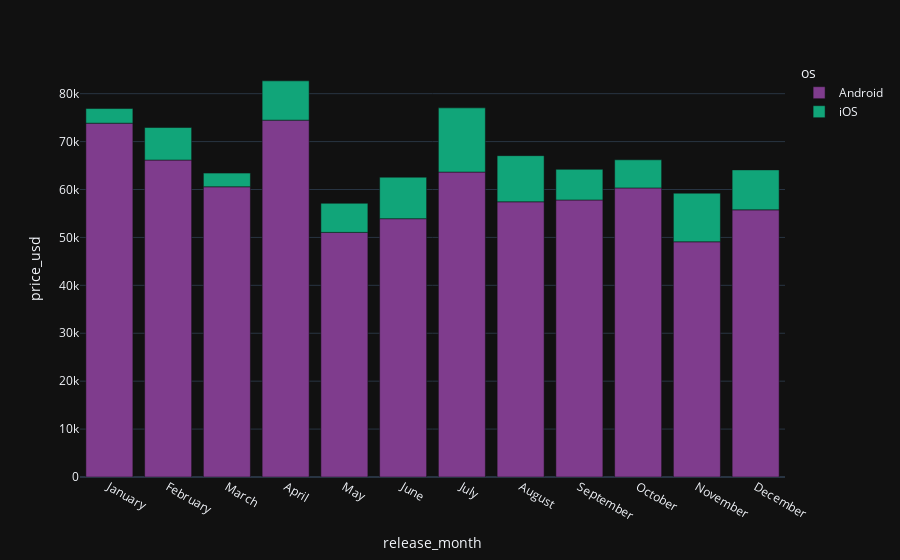

Here is the notebook cell this chart was saved with:
### Code cell
df_os_grafico = px.bar(
    df_os,
    x='release_month',
    y='price_usd',
    color='os',
    color_discrete_sequence=px.colors.qualitative.Bold
)
df_os_grafico.show()

### Figure 1 — Plotly figure (JSON) as saved in the notebook; plotly's stock layout.template omitted (floating-point values rounded to 4 significant figures)
{"data": [{"hovertemplate": "os=Android<br>release_month=%{x}<br>price_usd=%{y}<extra></extra>", "legendgroup": "Android", "marker": {"color": "rgb(127, 60, 141)", "pattern": {"shape": ""}}, "name": "Android", "orientation": "v", "showlegend": true, "textposition": "auto", "x": ["January", "February", "March", "April", "May", "June", "July", "August", "September", "October", "November", "December"], "xaxis": "x", "y": [73844, 66149, 60568, 74480, 51053, 53908, 63639, 57434, 57815, 60329, 49085, 55755], "yaxis": "y", "type": "bar"}, {"hovertemplate": "os=iOS<br>release_month=%{x}<br>price_usd=%{y}<extra></extra>", "legendgroup": "iOS", "marker": {"color": "rgb(17, 165, 121)", "pattern": {"shape": ""}}, "name": "iOS", "orientation": "v", "showlegend": true, "textposition": "auto", "x": ["January", "February", "March", "April", "May", "June", "July", "August", "September", "October", "November", "December"], "xaxis": "x", "y": [3055, 6786, 2854, 8198, 6071, 8665, 13401, 9631, 6394, 5869, 10152, 8343], "yaxis": "y", "type": "bar"}], "layout": {"xaxis": {"anchor": "y", "domain": [0.0, 1.0], "title": {"text": "release_month"}}, "yaxis": {"anchor": "x", "domain": [0.0, 1.0], "title": {"text": "price_usd"}}, "legend": {"title": {"text": "os"}, "tracegroupgap": 0}, "margin": {"t": 60}, "barmode": "relative"}}
